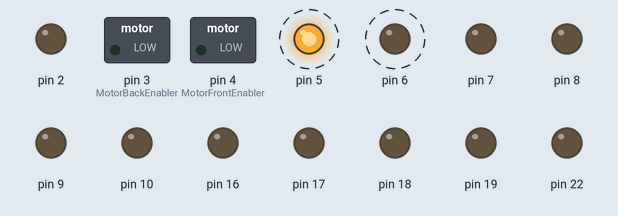
The sketch below on a simulated Arduino Uno, built with avr-gcc and run on an emulated ATmega328P. Shown: switched loads named in the sketch (green lamp = pin HIGH), output pins drawn as LEDs (lit = HIGH). Dashed ring = blinking. Pins used as bus, display or sensor lines are not drawn.

Above: at 0.5 s.
Timing chart, 0 to 4.6 s (numbered marks = the images above):
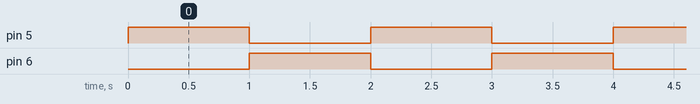

Measured:
- by itself, pin 5, pin 6: alternates HIGH for 1.0 s and LOW for 1.0 s

The sketch:

motor_control.ino
```cpp
  #define MotorBackInput1 9
  #define MotorBackInput2 10
  #define MotorBackEnabler 3
  //--------------------------//
  #define MotorFrontInput1 5
  #define MotorFrontInput2 6
  #define MotorFrontEnabler 4


#include <SPI.h>

int speedDriving = 0;
int speedTurning = 0;

/*
int joyPin1 = 0;                 // slider variable connecetd to analog pin 0
int joyPin2 = 1;
*/

bool g=true;
// Primary Initiation
void setup() {

	// Digital 0-7 are set as outputs
	DDRD = B11111111;
	// Digital 8-13 are set as outputs, pins 6,7 are ignored |B000000(00)|
	DDRB = B11111111;
	// Analog 0,1 are set as inputs, rest as outputs
	DDRC = B11111100;

	Serial.begin(9600);

	// turn on SPI in slave mode
	SPCR |= _BV(SPE);

	// turn on interrupts


	bool g = true;

}


// end of interrupt service routine (ISR) for SPI


void loop() {

	// Power the back motors on
	PORTB = B00001000;
	// analogWrite works best with PWM, its execution speed wont be a handicap
	analogWrite (MotorBackEnabler, 255);

	if(g){
		// Digital port 5 is set to HIGH
		PORTD = B00100000;
		analogWrite (MotorFrontEnabler, speedTurning);
	}

	else{
		// Digital port 5 is set to HIGH
		PORTD = B01000000;
		analogWrite (MotorFrontEnabler, speedTurning);
	}

	g=!g;
	delay(1000);

}


int SpeedDefiner(int val) {

  return  map(val, 0, 1023, 0, 256);

}
```
